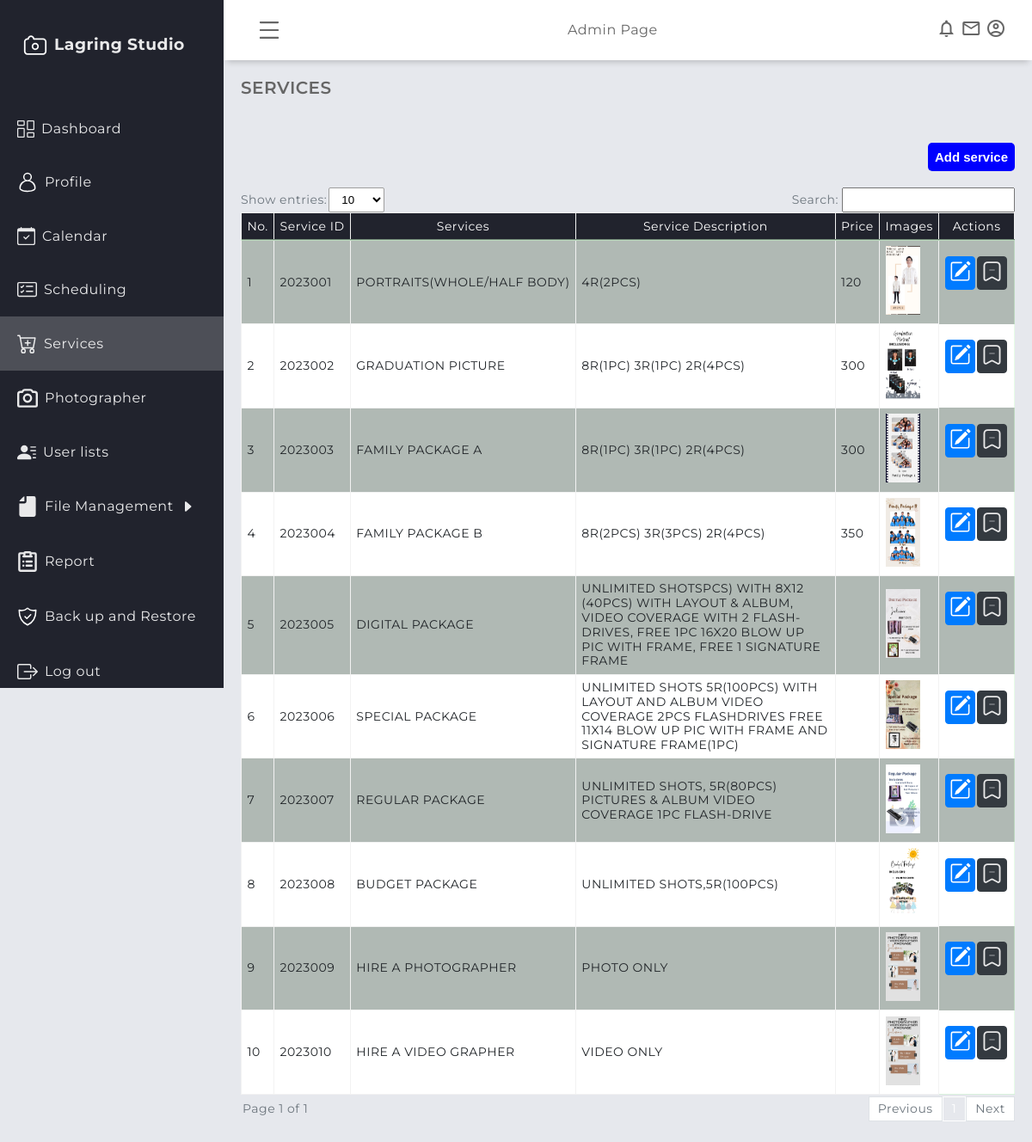
The app's page /admin/services.php (signed in) with its own data.
### tables this page shows
CREATE TABLE IF NOT EXISTS `services` (
  `service_id` int NOT NULL AUTO_INCREMENT,
  `service_name` varchar(250) NOT NULL,
  `service_image` varchar(255) NOT NULL,
  `service_description` varchar(500) NOT NULL,
  `service_type` varchar(200) NOT NULL,
  `service_price` int DEFAULT NULL,
  `service_date_added` datetime NOT NULL DEFAULT CURRENT_TIMESTAMP,
  `archived_flag` int NOT NULL DEFAULT '1',
  PRIMARY KEY (`service_id`)
);

### admin/services.php (the view, shortened to what this page needs)
<?php
   include('session.php');
?>
<!DOCTYPE html>
<html lang="en">
    <head>
        <link rel="stylesheet" href="../assets/global/css/design.css" />
        <link rel="stylesheet" href="../assets/global/css/table.css" />
        <link rel="stylesheet" href="../assets/global/css/global.css" />
        <link rel="stylesheet" href="../assets/admin/css/dashboardcontainer.css" />
        <link rel="stylesheet" href="../assets/admin/css/services.css" />
    </head>
    <body>
        <?php require "header/header.php"?>
        <?php require "navigation/sidebar.php"?>
        <main class="main-container">
            <div class="main-title">
                <p class="font-weight-bold">SERVICES</p>
            </div>
            <div class="add">
                    <button class="modal-trigger" data-modal-id="add_service">Add service</button>
                </div>
                <br>
        <div class= "showAndSearch  text-secondary align-items-center mb-1">
                        <div class= "align-items-center">
                            <label >Show entries:</label>
                            <select id="entriesPerPage">
                                <option value="10">10</option>
                            </select>
                        </div>
                        <div class= "align-items-center">
                            <label for="searchInput" class="pr-1" >Search:</label>
                            <div style="position: relative;">
                                <input type="text" id="searchInput" >
                            </div>
                        </div>
                        <div id="table1" class="table-group-container active">
                            <table id="table1" class="table table-striped table-bordered w-100">
                                <thead>
                                    <tr>
                                        <th>No.</th>
                                        <th>Service ID</th>
                                        <th>Services</th>
                                        <th>Service Description</th>
                                        <th>Price</th>
                                        <th>Images</th>
                                        <th>Actions</th>
                                    </tr>
                                </thead>
                                <tbody>
                        <?php
                                    $i = 1;
                                    $sql = mysqli_query($connection, "SELECT * FROM services") or die(mysqli_error($connection));
                                    if (mysqli_num_rows($sql) > 0) {
                                    while ($row = mysqli_fetch_array($sql)) {
                                        $service_id = $row['service_id'];
                                        $service_name = $row['service_name'];
                                        $service_description = $row['service_description'];
                                        $image = $row ['service_image'];
                                        $service_price = $row['service_price'];
                                    ?>
                                    <tr>
                                        <td><p><?php echo $i++ ?></p></td>
                                        <td><p><?php echo strtoupper($service_id);?></p></td>
                                        <td><p><?php echo strtoupper($service_name);?></p></td>
                                        <td class= "service_description_td"><p><?php echo strtoupper($service_description);?></p></td>
                                        <td><p><?php echo $service_price; ?></p></td>
                                        <td><p><?php echo "<img class='img-fluid' src='/Lagring-Studio-Scheduling-System/assets/global/services_images/" . $image . "'style='width:40px; height:80px'' alt='Service Image'>";?></p></td>
                                        <td class="justify-space-evenly" style=" text-align: center; margin-top: 10px; border: none;">
                                            <a
                                                href="#"
                                                title="Edit"
                                                class="modal-trigger justify-content-center p-0 m-0"
                                                data-modal-id="<?php echo 'edit_service'.$service_id; ?>">
                                                <button class="p-1 m-0 btn btn-primary">
                                                </button>
                                            </a>
                                            <a
                                                href="#"
                                                rel="tooltip"
                                                title="archive"
                                                class="modal-trigger p-0 m-0"
                                                data-modal-id="<?php echo 'archive_announcements'; ?>">
                                                    <button class="p-1 m-1 btn btn-dark">
                                                    </button>
                                            </a>
                                        </td>
                                    </tr>
                                    <?php
                                    }}
                                    else {echo '<tr><td colspan="6" style="text-align: center;">No records found.</td></tr>';}
                                ?>
                                </tbody>
                            </table>
                        </div>
                        <div class="pagination-container">
                            <div id="pagination-label"></div>
                            <div id="pagination" class="pagination"></div>
                        </div>
                    </div>
            </main>
    </body>
</html>

### admin/header/header.php (shortened to what this page needs)
<header class="header">
    <div class="menu-icon toggleBtn">
    </div>
    <div class="header-left">Admin Page</div>
    <div class="header-right">
        <span class="material-icons-outlined">notifications</span>
        <span class="material-icons-outlined">email</span>
        <span class="material-icons-outlined">account_circle</span>
    </div>
</header>

### admin/navigation/sidebar.php (shortened to what this page needs)
<aside class="sidebar" id="sidebar">
    <div class="sidebar-title">
        <div class="sidebar-brand">
            <h3>Lagring Studio</h3>
        </div>
    </div>
    <ul class="sidebar-list">
    <?php $current_page = basename($_SERVER['PHP_SELF']); ?>
        <li <?php if ($current_page === 'admindashboard.php') echo 'class="navLinkActive"';?>>
            <a href="admindashboard.php">
                Dashboard
            </a>
        </li>
        <li <?php if ($current_page === 'profile.php') echo 'class="navLinkActive"';?>>
            <a href="profile.php">
                Profile
            </a>
        </li>
        <li <?php if ($current_page === 'calendar.php') echo 'class="navLinkActive"';?>>
            <a href="calendar.php">
                Calendar
            </a>
        </li>
        <li <?php if ($current_page === 'scheduled_task.php') echo 'class="navLinkActive"';?>>
            <a href="scheduled_task.php">
                Scheduling
            </a>
        </li>
        <li <?php if ($current_page === 'services.php') echo 'class="navLinkActive"';?>>
            <a href="services.php">
                Services
            </a>
        </li>
        <li <?php if ($current_page === 'photographer.php') echo 'class="navLinkActive"';?>>
            <a href="photographer.php">
            Photographer
            </a>
        </li>
        <li <?php if ($current_page === 'user_list.php') echo 'class="navLinkActive"';?>>
            <a href="user_list.php">
                User lists
            </a>
        </li>
        <li <?php if (
                    $current_page === 'website.php')
                    echo 'class="navLinkActive"';?>>
        <a href="#" id="managementLink">
            File Management
            <svg
                xmlns="http://www.w3.org/2000/svg"
                width="16"
                height="16"
                fill="currentColor"
                class="bi bi-caret-right-fill"
                viewBox="0 0 16 16">
                <path
                        d="m12.14 8.753-5.482 4.796c-.646.566-1.658.106-1.658-.753V3.204a1 1 0 0 1 1.659-.753l5.48 4.796a1 1 0 0 1 0 1.506z"/>
            </svg>
        </a>
    </li>
        <li <?php if ($current_page === 'report.php') echo 'class="navLinkActive"';?>>
            <a href="report.php">
            Report
            </a>
        </li>
        <li <?php if ($current_page === 'backup.php') echo 'class="navLinkActive"';?>>
            <a href="backup.php">
            Back up and Restore
            </a>
        </li>
        <li class="sidebar-list-item">
            <a href="../logoutmodule/logout.php">
                Log out
            </a>
        </li>
    </ul>
</aside>

### assets/global/css/design.css (style rules this page uses)
:root { --blue1: rgba(36, 175, 242); --blue2: rgba(7, 164, 241); --blue3: rgba(23, 147, 217); --blue4: rgba(4, 127, 204); --blue5: rgba(30,144,255); --light_blue: rgba(63, 194, 250); --dim_blue: rgba(137, 192, 223); --dark_blue: rgba(30, 70, 139); --gray: rgba(208, 216, 227); --dark_gray: rgba(141, 164, 196); --dirty_white: rgba(244, 244, 244); --red: rgba(254, 0, 0); --maroon: rgba(154, 0, 0); }
* { margin: 0; padding: 0; box-sizing: border-box; }
body { font-family: "Montserrat", sans-serif; letter-spacing: 0.5px; line-height: 1.2; scrollbar-color: smooth; background-color: #e6e8ed; color: #666666; }
.font-weight-bold { font-weight: 600; }

### assets/global/css/table.css (style rules this page uses)
.table { width: 100%; margin-bottom: 2px; color: #212529; border-collapse: collapse; white-space: nowrap; }
.table th, .table td { padding: 0.4rem; align-items: center; border-top: 1px solid #cafaca77; }
.service_description_td { width: 100%; margin-bottom: 2px; color: #212529; border-collapse: collapse; white-space: normal; }
.table thead th { vertical-align: bottom; border-bottom: 2px solid #cafaca77; background-color: #21232d; color: white; font-weight: normal; text-align: center; }
#table1 tbody tr:nth-child(odd) { background-color: #73847377; }
#table1 tbody tr:nth-child(even) { background-color: #ffffff; }
.table-bordered { border: 1px solid #cafaca77; }
.table-bordered th, .table-bordered td { border: 1px solid hsl(0, 0%, 95%); }
.table-bordered thead th, .table-bordered thead td { border-bottom-width: 2px; }
.table-striped tbody tr { background-color: rgba(0, 0, 0, 0.1); }
#entriesPerPage { background-color: white; border: 1px solid rgb(158, 158, 158); border-radius: 2px; padding: 5px 10px; align-items: center; margin-left: 2px; outline: none; }
#searchInput { padding: 5px 10px; outline: none; }
.showAndSearch { display: flex; justify-content: space-between; flex-wrap: wrap; font-size: 14px; margin-bottom: 10px; }
.pagination-container { display: flex; justify-content: space-between; align-items: center; font-size: 14px; width: 100%; }
#pagination-label { color: #6c757d; padding-left: 2px; }
.pagination { display: flex; align-items: center; }
.table-group-container { display: none; overflow-x: auto; }
.table-group-container.active { display: block; width: 100%; }

### assets/global/css/global.css (style rules this page uses)
.m-1 { margin: 0.25rem; }
.mb-1 { margin-bottom: 0.25rem; }
.m-0 { margin: 0 !important; }
.p-0 { padding: 0 !important; }
.p-1 { padding: 0.25rem !important; }
.pr-1 { padding-right: 0.25rem; }
.text-secondary { color: #6c757d !important; }
.btn { display: inline-block; padding: 0.5em 1em; margin: 2px 2px 2px 2px; border: 1px solid #ccc; border-radius: 4px; background-color: #f5f5f5; color: #333; font-size: 16px; text-align: center; text-decoration: none; cursor: pointer; transition: background-color 0.3s ease; }
.btn-primary { background-color: #007bff; color: #fff; border-color: #007bff; }
.btn-dark { background-color: #343a40; color: #fff; border-color: #343a40; }
.modal-trigger { background: linear-gradient( 135deg, var(--color-primary-variant), var(--color-primary) ); font-size: 15px; color: var(--color-bg-1); margin-top: 2rem; display: inline-block; padding: 0.6rem 1.6rem; font-weight: 600; border-radius: 0.3rem; cursor: pointer; }
* { margin: 0; padding: 0; box-sizing: border-box; }
.w-100 { width: 100% !important; }
.justify-content-center { display: flex; justify-content: center !important; }
.justify-space-evenly { display: flex; justify-content: space-evenly; }
.align-items-center { display: flex; align-items: center; }

### assets/admin/css/services.css (style rules this page uses)
.add { display: flex; justify-content: end; }
.add button { padding: 0.5rem; border:none; outline:none; cursor: pointer; background-color: blue; color: #fff; border-radius: 5px; }

### records on screen
services: service_id "2023001", service_name "PORTRAITS(WHOLE/HALF BODY)", service_description "4R(2PCS)", service_price "120", service_image (picture)
services: service_id "2023002", service_name "GRADUATION PICTURE", service_description "8R(1PC) 3R(1PC) 2R(4PCS)", service_price "300", service_image (picture)
services: service_id "2023003", service_name "FAMILY PACKAGE A", service_description "8R(1PC) 3R(1PC) 2R(4PCS)", service_price "300", service_image (picture)
services: service_id "2023004", service_name "FAMILY PACKAGE B", service_description "8R(2PCS) 3R(3PCS) 2R(4PCS)", service_price "350", service_image (picture)
services: service_id "2023005", service_name "DIGITAL PACKAGE", service_description "UNLIMITED SHOTSPCS) WITH 8X12 (40PCS) WITH LAYOUT & ALBUM, VIDEO COVERAGE WITH 2 FLASH-DRIVES, FREE 1PC 16X20 BLOW UP PIC WITH FRAME, FREE 1 SIGNATURE FRAME", service_image (picture)
services: service_id "2023006", service_name "SPECIAL PACKAGE", service_description "UNLIMITED SHOTS 5R(100PCS) WITH LAYOUT AND ALBUM VIDEO COVERAGE 2PCS FLASHDRIVES FREE 11X14 BLOW UP PIC WITH FRAME AND SIGNATURE FRAME(1PC)", service_image (picture)
services: service_id "2023007", service_name "REGULAR PACKAGE", service_description "UNLIMITED SHOTS, 5R(80PCS) PICTURES & ALBUM VIDEO COVERAGE 1PC FLASH-DRIVE", service_image (picture)
services: service_id "2023008", service_name "BUDGET PACKAGE", service_description "UNLIMITED SHOTS,5R(100PCS)", service_image (picture)
services: service_id "2023009", service_name "HIRE A PHOTOGRAPHER", service_description "PHOTO ONLY", service_image (picture)
services: service_id "2023010", service_name "HIRE A VIDEO GRAPHER", service_description "VIDEO ONLY", service_image (picture)
